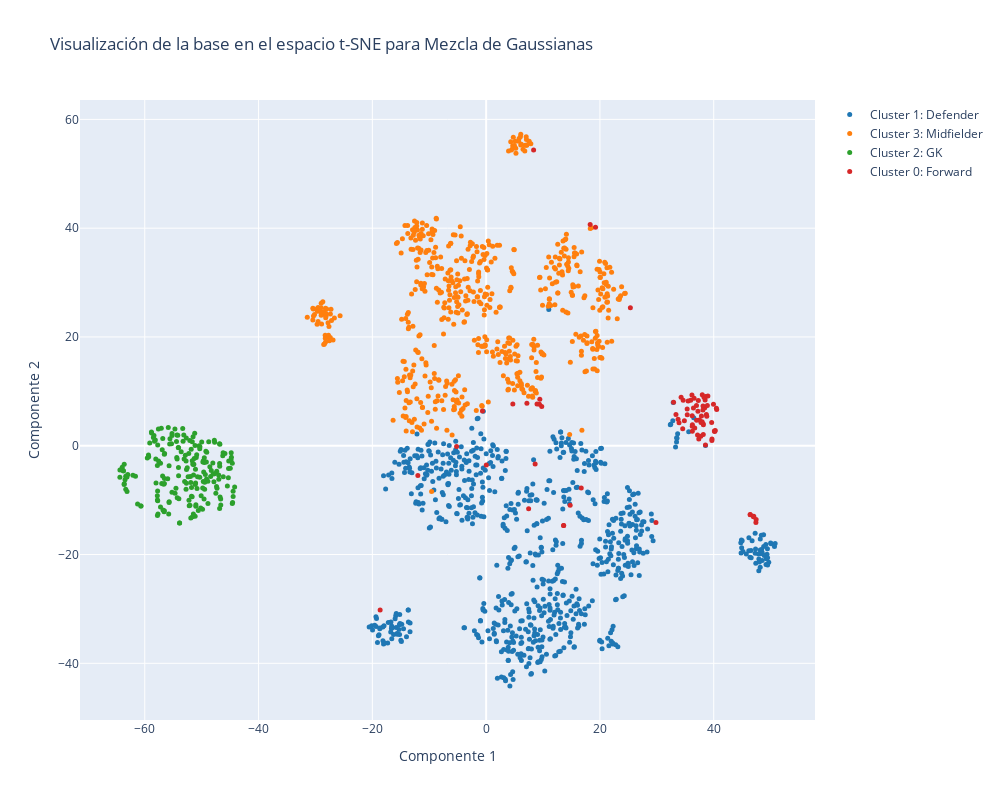

The code cell stored with this chart in its notebook:
### Code cell
layout = go.Layout(
    title="Visualización de la base en el espacio t-SNE para Mezcla de Gaussianas",
    xaxis=dict(title='Componente 1'),
    yaxis=dict(title='Componente 2'),
    autosize=False, 
    width=1000,
    height=800
)

cluster_labels = df_gm_tsne['GM_4']
colors = ['#1f77b4', '#ff7f0e', '#2ca02c', '#d62728'] # Colores de tab10

cluster_scatters = []
for cluster_id, color in zip(cluster_labels.unique(), colors):
    cluster_data = df_gm_tsne[df_gm_tsne['GM_4'] == cluster_id]
    #cluster_positions = cluster_data['Position']

    cluster_scatter = go.Scatter(
        x=cluster_data["tsne_0"],
        y=cluster_data["tsne_1"],
        mode='markers',
        #text=cluster_positions,
        marker=dict(size=5, color=color),
        name=f'Cluster {cluster_id}: {position[cluster_id]}'
    )
    cluster_scatters.append(cluster_scatter)

data = cluster_scatters

fig = go.Figure(data=data, layout=layout)
fig.show()

### Figure 1 — Plotly figure (JSON) as saved in the notebook; plotly's stock layout.template omitted (floating-point values rounded to 4 significant figures; data arrays with more than 128 entries replaced by an {"elided": "..."} marker saying what was removed)
{"data": [{"marker": {"color": "#1f77b4", "size": 5}, "mode": "markers", "name": "Cluster 1: Defender", "type": "scatter", "x": {"elided": "754 float values"}, "y": {"elided": "754 float values"}}, {"marker": {"color": "#ff7f0e", "size": 5}, "mode": "markers", "name": "Cluster 3: Midfielder", "type": "scatter", "x": {"elided": "598 float values"}, "y": {"elided": "598 float values"}}, {"marker": {"color": "#2ca02c", "size": 5}, "mode": "markers", "name": "Cluster 2: GK", "type": "scatter", "x": {"elided": "200 float values"}, "y": {"elided": "200 float values"}}, {"marker": {"color": "#d62728", "size": 5}, "mode": "markers", "name": "Cluster 0: Forward", "type": "scatter", "x": [33.36, 46.43, 33.73, 35.33, 8.61, 7.466, 34.55, 32.94, 46.4, 4.692, 36.66, 47.41, 14.77, 37.84, 37.96, 8.944, 38.48, 36.25, 9.771, 39.96, 36.24, 38.58, 9.37, 37.16, 40.27, 37.5, 38.43, 38.88, 38.16, 37.73, 38.54, 38.17, 39.68, 39.69, 38.71, 40.17, 9.434, 40.52, 40.47, 47.45, 38.78, 38.12, 38.14, 37.29, 40.11, 7.163, 37.76, 39.64, 16.71, 38.97, 37.98, 36.17, 33.9, 13.61, 25.35, 36.55, 38.28, 13.62, 36.21, 36.43, 46.98, 34.63, -0.6493, 35.35, 37.37, 18.28, 34.84, 19.22, 8.34, 47.04, 34.26, 0.02721, 37.22, 36.97, 35.5, 36.99, -5.195, 38.1, -12.0, 36.23, -18.63, 35.95, 29.84], "y": [5.727, -12.68, 4.848, 6.752, -3.372, -11.6, 3.112, 7.979, -12.65, 7.679, 3.267, -14.13, -10.92, 5.469, 4.395, 7.661, 8.425, 3.849, 7.227, 7.61, 2.675, 9.05, 7.614, 1.958, 2.781, 4.728, 6.984, 7.416, 2.064, 1.737, 0.1249, 3.852, 0.9604, 1.236, 5.725, 2.633, 8.565, 6.665, 6.885, -13.55, 5.418, 7.308, 4.049, 8.324, 2.717, 7.822, 4.27, 4.256, -7.79, 9.151, 9.374, 9.35, 4.219, -14.66, 25.38, 8.727, 8.902, -14.65, 5.495, 6.936, -13.08, 8.373, 6.388, 5.685, 1.235, 40.67, 4.609, 40.19, 54.39, -12.98, 8.893, -3.534, 6.346, 7.415, 8.211, 4.684, -0.1597, 6.568, -5.454, 3.576, -30.22, 8.345, -14.12]}], "layout": {"autosize": false, "height": 800, "title": {"text": "Visualización de la base en el espacio t-SNE para Mezcla de Gaussianas"}, "width": 1000, "xaxis": {"title": {"text": "Componente 1"}}, "yaxis": {"title": {"text": "Componente 2"}}}}
